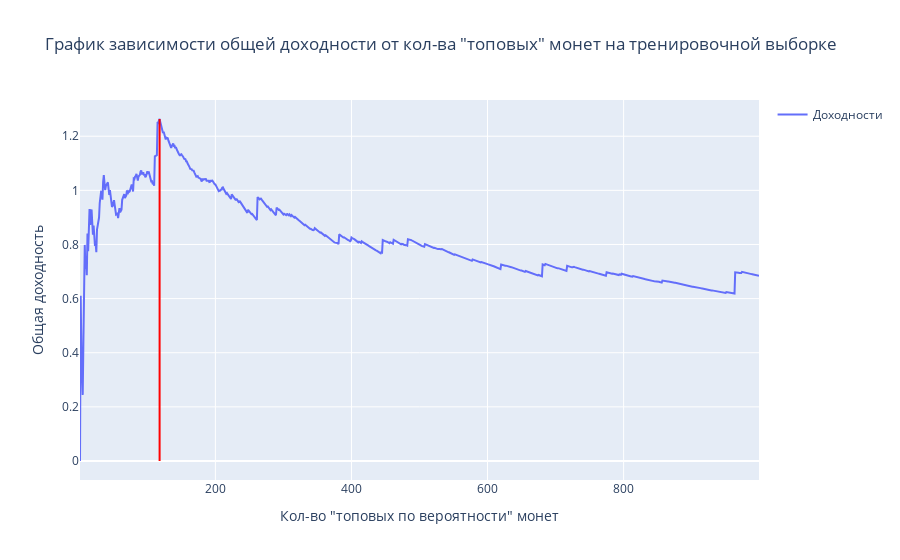

The code cell stored with this chart in its notebook:
### Markdown cell above
### Алгоритм отбора монет

### Code cell
train_result = []
for n in range(1,1000):
    # Сортировка df_rm_preds_train по убыванию вероятностей предсказания класса 1 в столбце Prob
    sorted_df = df_rm_preds_train.sort_values(by='Prob', ascending=False)
    # Отбор топ - n самых вероятных по максимизации доходности монет
    top_df = sorted_df.head(n)
    # Определение общего "дохода" n монет
    sum_6h_5m = top_df['6h_5m'].sum()

    train_result.append(sum_6h_5m / len(top_df))

fig = go.Figure()
fig.add_trace(go.Scatter(x=list(range(1,1000)), y=train_result, mode='lines', name='Доходности'))

fig.update_layout(
    title='График зависимости общей доходности от кол-ва "топовых" монет на тренировочной выборке',
    xaxis=dict(title='Кол-во "топовых по вероятности" монет'),
    yaxis=dict(title='Общая доходность'),
    showlegend=True,
    shapes=[
        go.layout.Shape(
            type="line",
            x0=118,
            x1=118,
            y0=min(train_result),
            y1=max(train_result),
            line=dict(color="red", width=2)
        )
    ]
)

fig.show()

# Из графика видно, что максимальная прибыль достигается при покупке 118 "топовых" монет и составляет 26.36 %

### Figure 1 — Plotly figure (JSON) as saved in the notebook; plotly's stock layout.template omitted (floating-point values rounded to 4 significant figures; data arrays with more than 128 entries replaced by an {"elided": "..."} marker saying what was removed)
{"data": [{"mode": "lines", "name": "Доходности", "type": "scatter", "x": {"elided": "999 int values"}, "y": {"elided": "999 float values"}}], "layout": {"shapes": [{"line": {"color": "red", "width": 2}, "type": "line", "x0": 118, "x1": 118, "y0": 0, "y1": 1.264}], "showlegend": true, "title": {"text": "График зависимости общей доходности от кол-ва \"топовых\" монет на тренировочной выборке"}, "xaxis": {"title": {"text": "Кол-во \"топовых по вероятности\" монет"}}, "yaxis": {"title": {"text": "Общая доходность"}}}}
